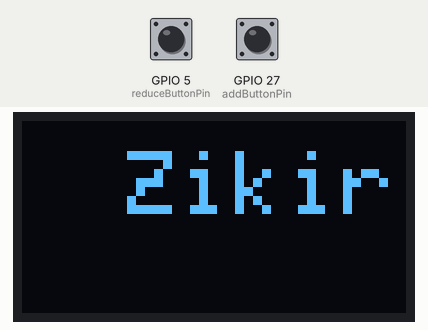
The sketch below on a simulated ESP32. Shown: 128×64 one-colour display. The test bench sets the inputs (shaded band); at power-on: GPIO 5 (reduceButtonPin) HIGH, GPIO 27 (addButtonPin) HIGH.

Above: at 1.2 s.
1.3 s: GPIO 5 (reduceButtonPin) pulled LOW for 1 s
At 2.9 s:
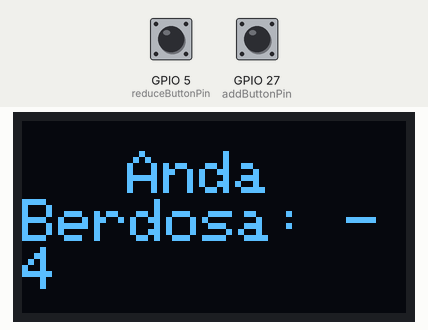
3.8 s: GPIO 27 (addButtonPin) pulled LOW for 3.2 s
At 7.9 s:
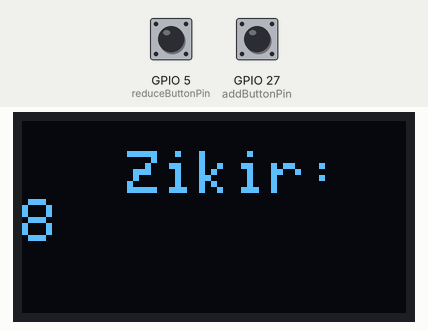
8.5 s: GPIO 5 (reduceButtonPin) pulled LOW for 0.15 s
At 9.2 s:
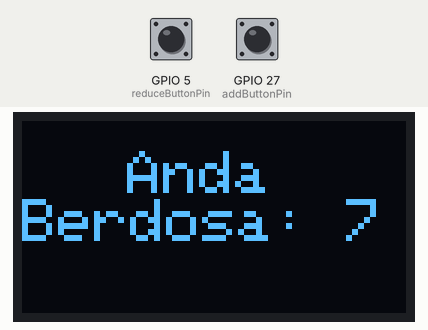
10.1 s: GPIO 27 (addButtonPin) pulled LOW for 1 s
At 12.0 s:
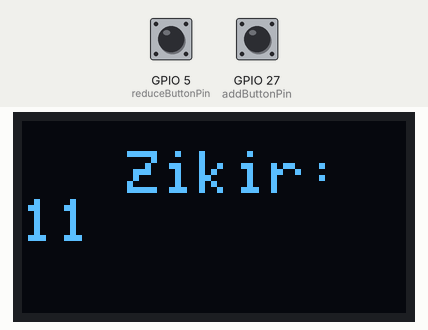
12.6 s: GPIO 5 (reduceButtonPin) driven LOW and GPIO 27 (addButtonPin) driven LOW
At 13.5 s:
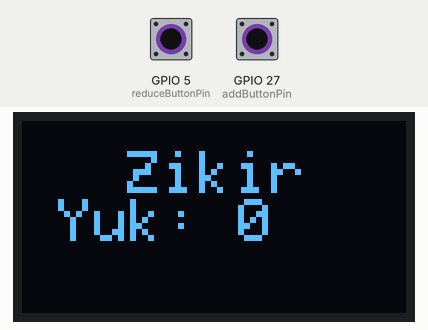
14.1 s: GPIO 27 (addButtonPin) driven HIGH
At 14.41 s:
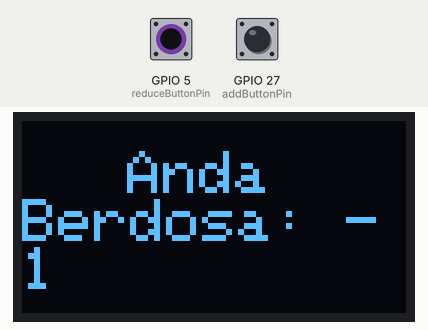
Timing chart, 0 to 17.1 s (numbered marks = the images above; inputs shaded):
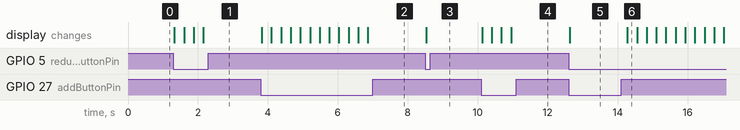

The sketch:

481767_Qornain_Aji_Tugas_1_SBM.ino
```cpp
#include <Wire.h>
#include <Adafruit_GFX.h>
#include <Adafruit_SSD1306.h>

#define SCREEN_WIDTH 128
#define SCREEN_HEIGHT 64
#define OLED_RESET -1

Adafruit_SSD1306 display(SCREEN_WIDTH, SCREEN_HEIGHT, &Wire, OLED_RESET);

unsigned long currentTime = millis();

int count = 0;

const int addButtonPin = 27;
const int reduceButtonPin = 5;


void setup() {
  Serial.begin(115200);
  pinMode(addButtonPin, INPUT_PULLUP);
  pinMode(reduceButtonPin, INPUT_PULLUP);
  // pinMode(resetButtonPin, INPUT_PULLUP);
  display.begin(SSD1306_SWITCHCAPVCC, 0x3C);
  display.clearDisplay();
  display.setTextColor(WHITE);
  display.setTextSize(3);
  display.setCursor(35, 10);
  display.println("Zikir");
  display.display();


}

void loop() {
  if (digitalRead(addButtonPin) == LOW && digitalRead(reduceButtonPin) == HIGH) {
     if (digitalRead(addButtonPin) == LOW && currentTime - millis() > 50) {
      count++;
      display.clearDisplay();
      display.setCursor(35, 10);
      display.print("Zikir: ");
      display.println(count);
      display.display();
      delay(250);
     }
  }
  if (digitalRead(reduceButtonPin) == LOW && digitalRead(addButtonPin) == HIGH) {
     if (digitalRead(reduceButtonPin) == LOW && currentTime - millis() > 50) {
      count--;
      display.clearDisplay();
       display.setTextSize(2);
      display.setCursor(35, 10);
      display.print("Anda   Berdosa: ");
      display.println(count);
      display.display();
      delay(250);
     }
  }
  if (digitalRead(addButtonPin) == LOW && digitalRead(reduceButtonPin) == LOW) {
    if (digitalRead(addButtonPin) == LOW && digitalRead(reduceButtonPin) == LOW && currentTime - millis() > 50) {
      count = 0;
      display.clearDisplay();
       display.setTextSize(2);
      display.setCursor(35, 10);
      display.print("Zikir   Yuk: ");
      display.println(count);
      display.display();
      delay(250);
    }
  }
}
```

Measured:
- after the input at 1.3 s, the display: first changes at once (image 1 shows a later state)
- after the input at 3.8 s, the display: first changes at once (image 2 shows a later state)
- after the input at 8.5 s, the display: changes at once (image 3)
- after the input at 10.1 s, the display: first changes at once (image 4 shows a later state)
- after the input at 12.6 s, the display: changes at once (image 5)
- after the input at 14.1 s, the display: changes after 0.18 s (image 6)
